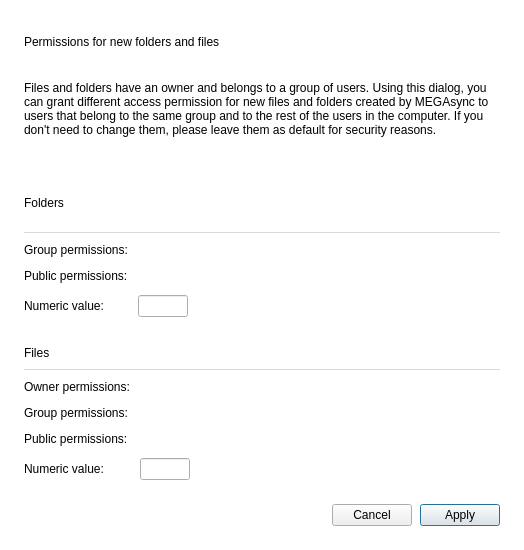
<?xml version="1.0" encoding="UTF-8"?>
<ui version="4.0">
 <class>PermissionsDialog</class>
 <widget class="QDialog" name="PermissionsDialog">
  <property name="geometry">
   <rect>
    <x>0</x>
    <y>0</y>
    <width>524</width>
    <height>550</height>
   </rect>
  </property>
  <property name="sizePolicy">
   <sizepolicy hsizetype="Preferred" vsizetype="Minimum">
    <horstretch>0</horstretch>
    <verstretch>0</verstretch>
   </sizepolicy>
  </property>
  <property name="minimumSize">
   <size>
    <width>524</width>
    <height>0</height>
   </size>
  </property>
  <property name="maximumSize">
   <size>
    <width>16777215</width>
    <height>16777215</height>
   </size>
  </property>
  <property name="windowTitle">
   <string>Permissions</string>
  </property>
  <property name="styleSheet">
   <string notr="true">#PermissionsDialog
{
background-color: #FFFFFF; /*colorToken.page-background*/
}

#fFolderPermissionsLine, #fFilePermissionsLine
{
background-color: #D8D9DB; /*colorToken.border-strong*/
}
</string>
  </property>
  <layout class="QVBoxLayout" name="verticalLayout">
   <property name="spacing">
    <number>24</number>
   </property>
   <property name="leftMargin">
    <number>24</number>
   </property>
   <property name="topMargin">
    <number>32</number>
   </property>
   <property name="rightMargin">
    <number>24</number>
   </property>
   <property name="bottomMargin">
    <number>24</number>
   </property>
   <item>
    <layout class="QVBoxLayout" name="verticalLayout_2">
     <property name="spacing">
      <number>12</number>
     </property>
     <item>
      <widget class="QLabel" name="lPermissionsTitle">
       <property name="minimumSize">
        <size>
         <width>0</width>
         <height>20</height>
        </size>
       </property>
       <property name="maximumSize">
        <size>
         <width>16777215</width>
         <height>20</height>
        </size>
       </property>
       <property name="text">
        <string>Permissions for new folders and files</string>
       </property>
       <property name="semibold" stdset="0">
        <bool>true</bool>
       </property>
       <property name="font-size" stdset="0">
        <string notr="true">body-1</string>
       </property>
      </widget>
     </item>
     <item>
      <widget class="QLabel" name="lPermissionsDesc">
       <property name="minimumSize">
        <size>
         <width>0</width>
         <height>90</height>
        </size>
       </property>
       <property name="maximumSize">
        <size>
         <width>16777215</width>
         <height>90</height>
        </size>
       </property>
       <property name="styleSheet">
        <string notr="true"/>
       </property>
       <property name="text">
        <string>Files and folders have an owner and belongs to a group of users. Using this dialog, you can grant different access permission for new files and folders created by MEGAsync to users that belong to the same group and to the rest of the users in the computer. If you don't need to change them, please leave them as default for security reasons.</string>
       </property>
       <property name="wordWrap">
        <bool>true</bool>
       </property>
      </widget>
     </item>
    </layout>
   </item>
   <item>
    <layout class="QVBoxLayout" name="vFolderPermissionsSection">
     <property name="spacing">
      <number>10</number>
     </property>
     <property name="leftMargin">
      <number>0</number>
     </property>
     <property name="topMargin">
      <number>0</number>
     </property>
     <property name="rightMargin">
      <number>0</number>
     </property>
     <property name="bottomMargin">
      <number>0</number>
     </property>
     <item>
      <layout class="QVBoxLayout" name="vFolderPermissionsTitleLine">
       <property name="spacing">
        <number>4</number>
       </property>
       <property name="leftMargin">
        <number>0</number>
       </property>
       <property name="topMargin">
        <number>0</number>
       </property>
       <property name="rightMargin">
        <number>0</number>
       </property>
       <property name="bottomMargin">
        <number>0</number>
       </property>
       <item>
        <widget class="QLabel" name="lFolderPermissionsTitle">
         <property name="text">
          <string>Folders</string>
         </property>
         <property name="font-size" stdset="0">
          <string notr="true">caption</string>
         </property>
         <property name="semibold" stdset="0">
          <bool>true</bool>
         </property>
        </widget>
       </item>
       <item>
        <widget class="QFrame" name="fFolderPermissionsLine">
         <property name="minimumSize">
          <size>
           <width>0</width>
           <height>1</height>
          </size>
         </property>
         <property name="maximumSize">
          <size>
           <width>16777215</width>
           <height>1</height>
          </size>
         </property>
         <property name="frameShape">
          <enum>QFrame::NoFrame</enum>
         </property>
        </widget>
       </item>
      </layout>
     </item>
     <item>
      <layout class="QFormLayout" name="formLayout">
       <property name="labelAlignment">
        <set>Qt::AlignLeading|Qt::AlignLeft|Qt::AlignVCenter</set>
       </property>
       <property name="verticalSpacing">
        <number>12</number>
       </property>
       <property name="leftMargin">
        <number>0</number>
       </property>
       <property name="topMargin">
        <number>0</number>
       </property>
       <property name="rightMargin">
        <number>0</number>
       </property>
       <property name="bottomMargin">
        <number>0</number>
       </property>
       <item row="0" column="0">
        <widget class="QLabel" name="lGroupFolders">
         <property name="text">
          <string>Group permissions:</string>
         </property>
        </widget>
       </item>
       <item row="0" column="1">
        <widget class="PermissionsWidget" name="wFolderGroup" native="true"/>
       </item>
       <item row="1" column="0">
        <widget class="QLabel" name="lPublicFolders">
         <property name="text">
          <string>Public permissions:</string>
         </property>
        </widget>
       </item>
       <item row="1" column="1">
        <widget class="PermissionsWidget" name="wFolderPublic" native="true">
         <property name="sizePolicy">
          <sizepolicy hsizetype="Preferred" vsizetype="Preferred">
           <horstretch>0</horstretch>
           <verstretch>0</verstretch>
          </sizepolicy>
         </property>
        </widget>
       </item>
       <item row="2" column="0">
        <widget class="QLabel" name="lFolderPermissionsDesc">
         <property name="text">
          <string>Numeric value:</string>
         </property>
        </widget>
       </item>
       <item row="2" column="1">
        <widget class="QLineEdit" name="lFolderPermissions">
         <property name="minimumSize">
          <size>
           <width>50</width>
           <height>0</height>
          </size>
         </property>
         <property name="maximumSize">
          <size>
           <width>50</width>
           <height>16777215</height>
          </size>
         </property>
         <property name="type" stdset="0">
          <string notr="true">mega</string>
         </property>
        </widget>
       </item>
      </layout>
     </item>
    </layout>
   </item>
   <item>
    <layout class="QVBoxLayout" name="vFilePermissionsSection">
     <property name="spacing">
      <number>10</number>
     </property>
     <property name="leftMargin">
      <number>0</number>
     </property>
     <property name="topMargin">
      <number>0</number>
     </property>
     <property name="rightMargin">
      <number>0</number>
     </property>
     <property name="bottomMargin">
      <number>0</number>
     </property>
     <item>
      <layout class="QVBoxLayout" name="vFilePermissionsTitleLine">
       <property name="spacing">
        <number>4</number>
       </property>
       <property name="leftMargin">
        <number>0</number>
       </property>
       <property name="topMargin">
        <number>0</number>
       </property>
       <property name="rightMargin">
        <number>0</number>
       </property>
       <property name="bottomMargin">
        <number>0</number>
       </property>
       <item>
        <widget class="QLabel" name="lFilePermissionsTitle">
         <property name="text">
          <string>Files</string>
         </property>
         <property name="font-size" stdset="0">
          <string notr="true">caption</string>
         </property>
         <property name="semibold" stdset="0">
          <bool>true</bool>
         </property>
        </widget>
       </item>
       <item>
        <widget class="QFrame" name="fFilePermissionsLine">
         <property name="minimumSize">
          <size>
           <width>0</width>
           <height>1</height>
          </size>
         </property>
         <property name="maximumSize">
          <size>
           <width>16777215</width>
           <height>1</height>
          </size>
         </property>
         <property name="frameShape">
          <enum>QFrame::NoFrame</enum>
         </property>
        </widget>
       </item>
      </layout>
     </item>
     <item>
      <layout class="QFormLayout" name="formLayout_2">
       <property name="labelAlignment">
        <set>Qt::AlignLeading|Qt::AlignLeft|Qt::AlignVCenter</set>
       </property>
       <property name="verticalSpacing">
        <number>12</number>
       </property>
       <property name="leftMargin">
        <number>0</number>
       </property>
       <property name="topMargin">
        <number>0</number>
       </property>
       <property name="rightMargin">
        <number>0</number>
       </property>
       <property name="bottomMargin">
        <number>0</number>
       </property>
       <item row="0" column="0">
        <widget class="QLabel" name="lOwnerFiles">
         <property name="styleSheet">
          <string notr="true">font: normal;</string>
         </property>
         <property name="text">
          <string>Owner permissions:</string>
         </property>
        </widget>
       </item>
       <item row="0" column="1">
        <widget class="PermissionsWidget" name="wFileOwner" native="true"/>
       </item>
       <item row="1" column="0">
        <widget class="QLabel" name="lGroupFiles">
         <property name="text">
          <string>Group permissions:</string>
         </property>
        </widget>
       </item>
       <item row="1" column="1">
        <widget class="PermissionsWidget" name="wFileGroup" native="true"/>
       </item>
       <item row="2" column="0">
        <widget class="QLabel" name="lPublicFiles">
         <property name="text">
          <string>Public permissions:</string>
         </property>
        </widget>
       </item>
       <item row="2" column="1">
        <widget class="PermissionsWidget" name="wFilePublic" native="true"/>
       </item>
       <item row="3" column="0">
        <widget class="QLabel" name="lFilePermissionsDesc">
         <property name="text">
          <string>Numeric value:</string>
         </property>
        </widget>
       </item>
       <item row="3" column="1">
        <widget class="QLineEdit" name="lFilePermissions">
         <property name="minimumSize">
          <size>
           <width>50</width>
           <height>0</height>
          </size>
         </property>
         <property name="maximumSize">
          <size>
           <width>50</width>
           <height>16777215</height>
          </size>
         </property>
         <property name="type" stdset="0">
          <string notr="true">mega</string>
         </property>
        </widget>
       </item>
      </layout>
     </item>
    </layout>
   </item>
   <item>
    <layout class="QHBoxLayout" name="horizontalLayout">
     <property name="spacing">
      <number>8</number>
     </property>
     <item>
      <spacer name="horizontalSpacer">
       <property name="orientation">
        <enum>Qt::Horizontal</enum>
       </property>
       <property name="sizeHint" stdset="0">
        <size>
         <width>40</width>
         <height>20</height>
        </size>
       </property>
      </spacer>
     </item>
     <item>
      <widget class="QPushButton" name="bCancel">
       <property name="minimumSize">
        <size>
         <width>0</width>
         <height>0</height>
        </size>
       </property>
       <property name="maximumSize">
        <size>
         <width>16777215</width>
         <height>16777215</height>
        </size>
       </property>
       <property name="cursor">
        <cursorShape>PointingHandCursor</cursorShape>
       </property>
       <property name="text">
        <string>Cancel</string>
       </property>
       <property name="type" stdset="0">
        <string notr="true">outline</string>
       </property>
       <property name="dimension" stdset="0">
        <string notr="true">medium</string>
       </property>
      </widget>
     </item>
     <item>
      <widget class="QPushButton" name="bUpdate">
       <property name="minimumSize">
        <size>
         <width>0</width>
         <height>0</height>
        </size>
       </property>
       <property name="maximumSize">
        <size>
         <width>16777215</width>
         <height>16777215</height>
        </size>
       </property>
       <property name="cursor">
        <cursorShape>PointingHandCursor</cursorShape>
       </property>
       <property name="text">
        <string>Apply</string>
       </property>
       <property name="default">
        <bool>true</bool>
       </property>
       <property name="type" stdset="0">
        <string notr="true">primary</string>
       </property>
       <property name="dimension" stdset="0">
        <string notr="true">medium</string>
       </property>
      </widget>
     </item>
    </layout>
   </item>
  </layout>
 </widget>
 <customwidgets>
  <customwidget>
   <class>PermissionsWidget</class>
   <extends>QWidget</extends>
   <header>PermissionsWidget.h</header>
   <container>1</container>
  </customwidget>
 </customwidgets>
 <resources/>
 <connections/>
</ui>
